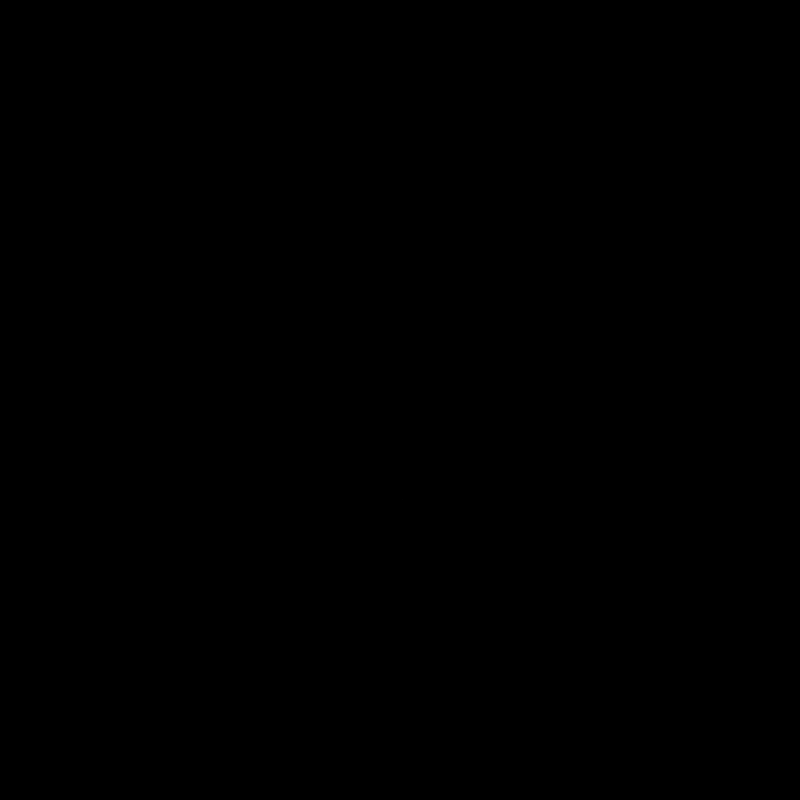
Frame 1 (no input)
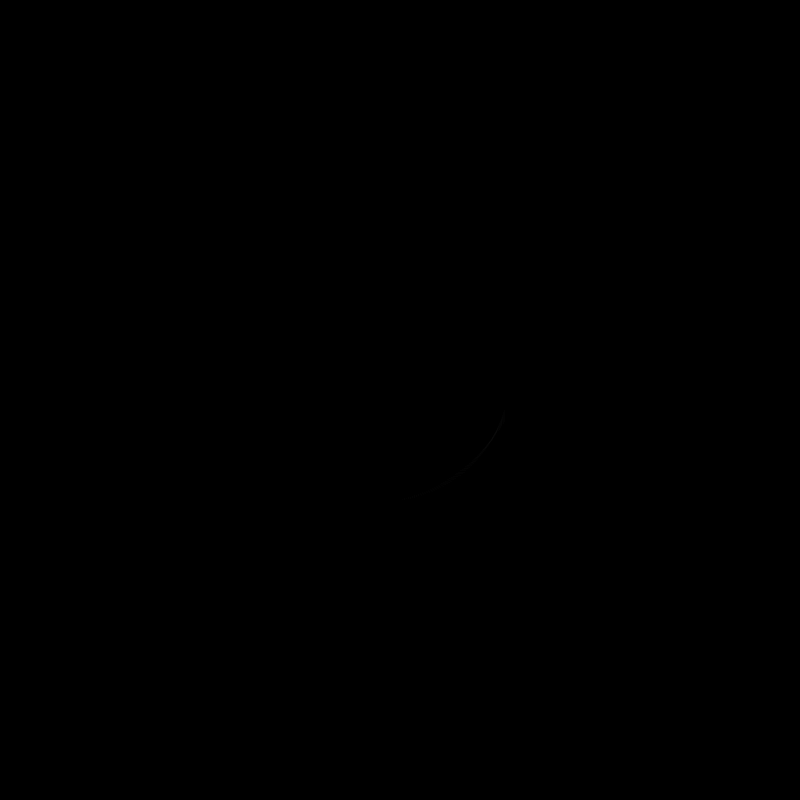
Frame 60 (the mouse pressed at the canvas centre just before this capture)
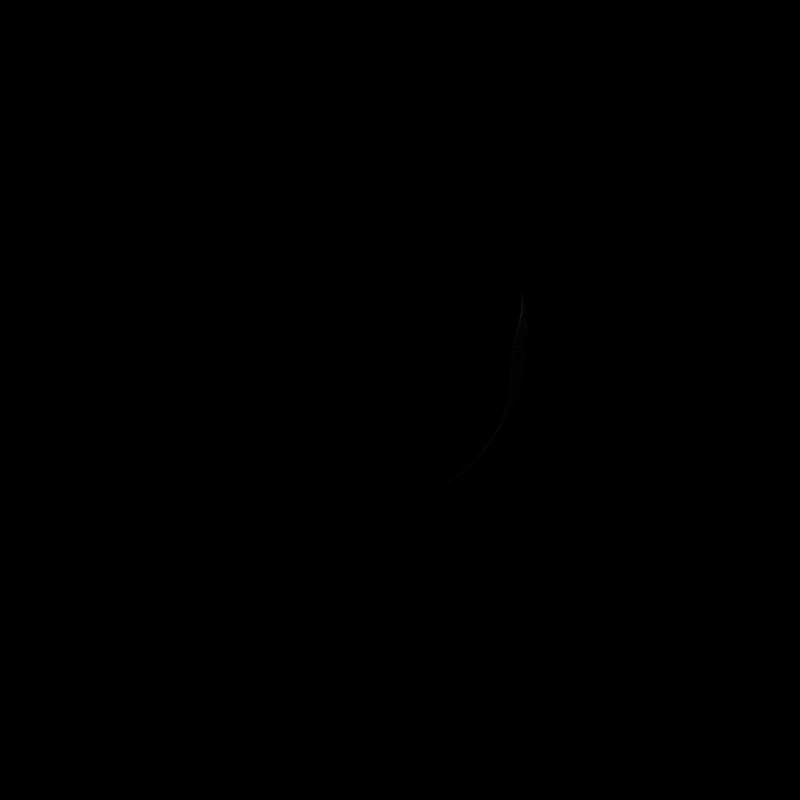
Frame 120 (the mouse held since frame 60 and released just before this capture)

The Processing sketch that drew these frames (run headless with seeded random() and noise(); from frame 60 on, the mouse is pressed at the canvas centre):

// Processing sketch: Spinning_Top_Customization
// ── Spinning_Top_Customization.pde
/*
 * Creative Coding
 * Week 3, 04 - spinning top: curved motion with sin() and cos()
 * by Indae Hwang and Jon McCormack
 * Copyright (c) 2014 Monash University
 *
 * This sketch is the first cut at translating the motion of a spinning top
 * to trace a drawing path. This sketch traces a path using sin() and cos()
 *
 */

float x, y;      // current drawing position
float dx, dy;    // change in position at each frame
float rad;       // radius for the moving hand

void setup() {
  size(800, 800);

  // initial position in the centre of the screen
  x = width/2;
  y = height/2;

  // dx and dy are the small change in position each frame
  dx = random(-1, 1);
  dy = random(-1, 1);
  background(0);
}


void draw() {
  // blend the old frames into the background
  blendMode(BLEND);
  fill(0, 0);
  noStroke();
  rect(0, 0, width, height);
  rad = radians(frameCount);

  // calculate new position
  x += dx;
  y += dy;
  
//  fill(0, 0, 255);
//  ellipse(x, y, 1, 1);

  float max = 1;
  float min = 0.5;

  //When the shape hits the edge of the window, it reverses its direction and changes velocity
  if (x > width-100 || x < 100) {
    dx = dx > 0 ? -random(min, max) : random(min, max);
  }

  if (y > height-100 || y < 100) {
    dy = dy > 0 ? -random(min, max) : random(min, max);
  }

  float bx = x + 100 * sin(rad);
  float by = y + 100 * cos(rad);
  
  //fill(255, 0, 0);
  //ellipse(bx, by, 2, 2);

  fill(180);

  float radius = 100 * sin(rad*0.1);
  float handX = bx + radius * sin(rad*3);
  float handY = by + radius * cos(rad*3);

  // As "top" approaches edge of canvas, lines are more opaque
  // In centre of canvas, lines are less opaque
  float transparency = dist(handX, handY, width/2, height/2);
  transparency = map(transparency, 0, dist(0, 0, width/2, height/2), 0, 20);
  println(transparency);
  stroke(255, transparency);

  line(bx, by, handX, handY);
  //ellipse(handX, handY, 2, 2);
}
